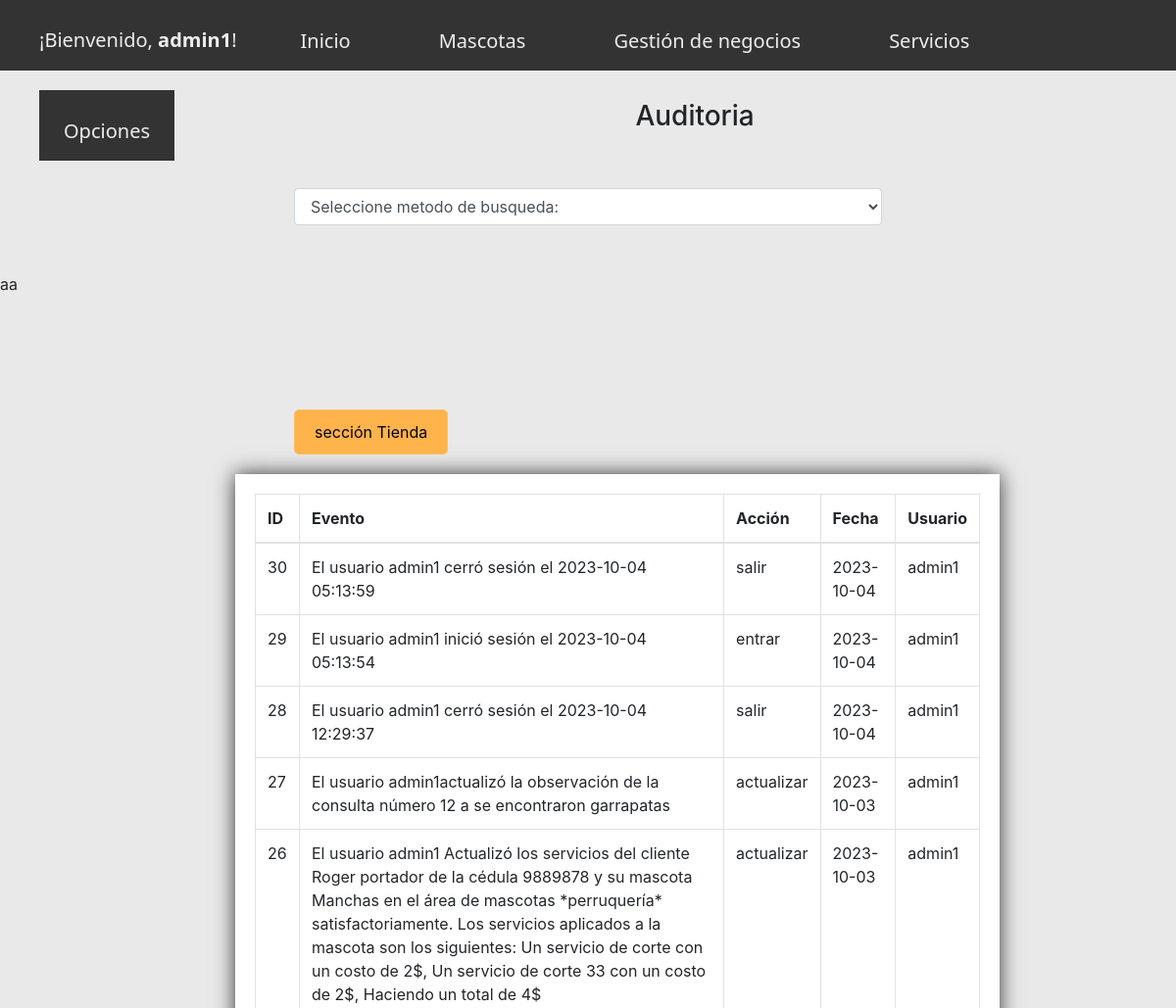
Page /Auditorias.php (signed in, upper part) on the earlier database version.
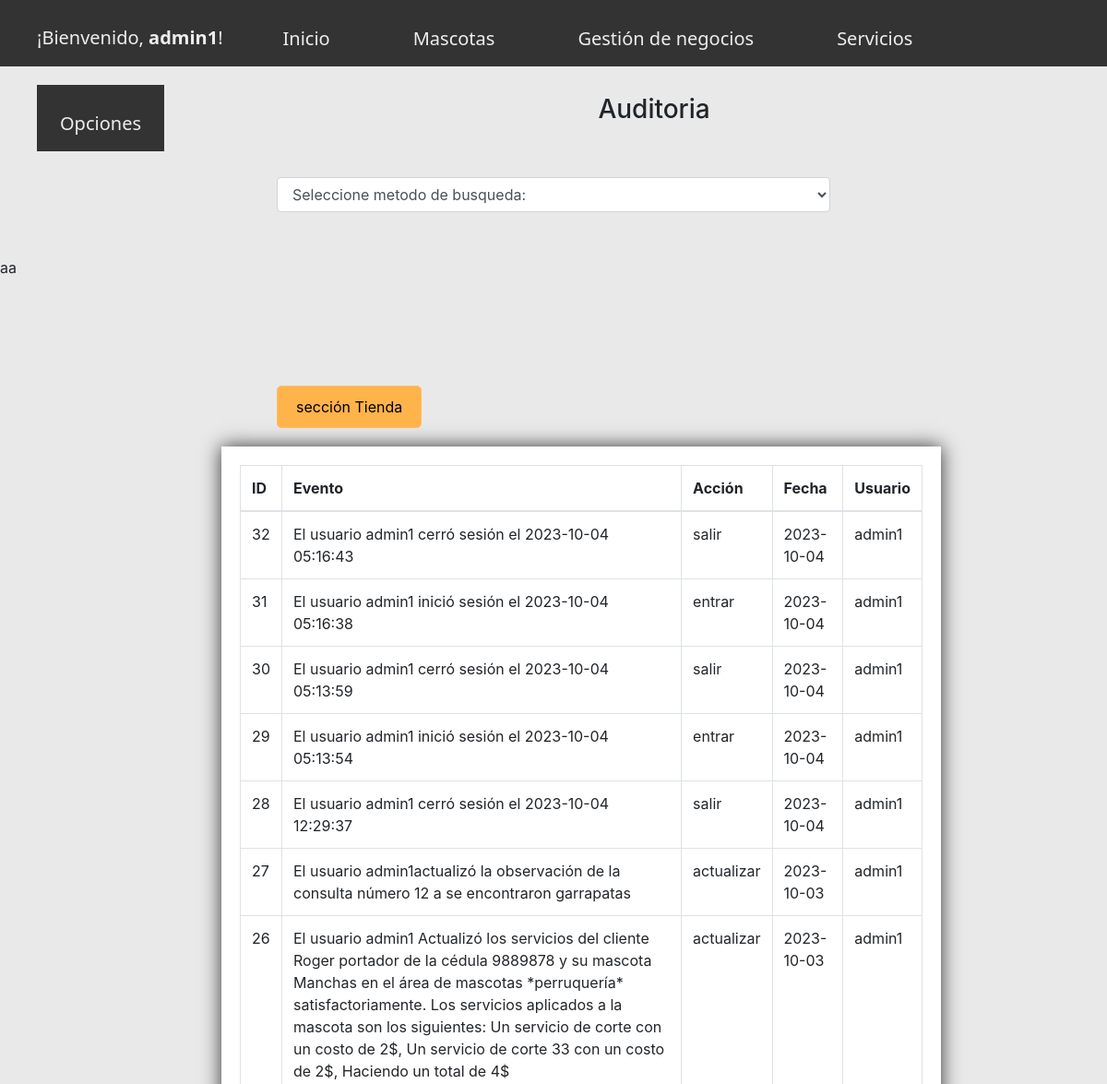
Same page on the later database version.
### tables this page shows
CREATE TABLE `auditoria` (
  `id` int(20) NOT NULL AUTO_INCREMENT,
  `descripcion` varchar(1000) NOT NULL,
  `evento` varchar(20) NOT NULL,
  `datetime` date NOT NULL,
  `user_res` varchar(20) NOT NULL,
  PRIMARY KEY (`id`)
);

### Auditorias.php (the view, shortened to what this page needs)
<?php
include "top.php";
$ver = new SelectDatos();
$conectar = $ver->Buscador();
	$sentencia_select=$conectar->prepare('SELECT *FROM auditoria ORDER BY id DESC');
	$sentencia_select->execute();
	$resultado=$sentencia_select->fetchAll();
 ?>
<!DOCTYPE html>
<html lang="es">
<head>
	<link rel="stylesheet" href="./css/bootstrap.css">
<link rel="stylesheet" href="./css/body.css">
<link rel="stylesheet" href="./css/top.css">
</head>
<body style="background-color: #e9e9e9">
	<div class="contenedor">
		<h3 class="centrado">Auditoria</h3>
		<div class="barra__buscador">
			<br>
			<br>
			<div class="centrado">
			<select class="form-control" style="margin-left: 25%; width: 50%" id="so" name="so" class="">
			<option value="0">Seleccione metodo de busqueda: </option>
		</select>
		<br>
		<br>
		</div>
		<div id="ShowOption">aa</div>
         <br>
		<br>
		 <br>
		<br>
<div class="jaula">
<a href="AuditoriaTienda.php" class="btn_a">sección Tienda</a>
</div>
<div class="container" style="width: 65%; margin-right: 100px; margin-left: 240px; margin-bottom: 100px; padding: 20px; background-color: #fff; text-shadow: 0 0 30px #fff;
			       box-shadow: 0 0 20px #333">
		<table class="table table-bordered" id="tabla_a">
			<thead>
			<tr class="head">
				<th class="formularioesp2">ID</th>
				<th class="formularioesp2">Evento</th>
				<th class="formularioesp2">Acción</th>
				<th class="formularioesp2">Fecha</th>
				<th class="formularioesp2">Usuario</th>
			</thead>
			<?php foreach($resultado as $fila):?>
				<tr >
					<td class="formularioesp"><?php echo $fila['id']; ?></td>
					<td class="formularioesp"><?php echo $fila['descripcion']; ?></td>
					<td class="formularioesp"><?php echo $fila['evento']; ?></td>
					<td class="formularioesp"><?php echo $fila['datetime']; ?></td>
					<td class="formularioesp"><?php echo $fila['user_res']; ?></td>
				</tr>
			<?php endforeach ?>
		</table>
	</div>
</div>
</body>
</html>

### top.php (shortened to what this page needs)
<?php require "confirm.php";
class anuncio
{
public function emitirAnuncio(){
  return "¡Bienvenido, <strong>".$_SESSION['username']."</strong>!";
  }
}
?>
<!DOCTYPE html>
<html>
<link rel="stylesheet"  type="text/css" href="./css/bootstrap.css">
<link rel="stylesheet"  type="text/css" href="./css/body.css">
<link rel="stylesheet"  type="text/css" href="./css/top.css">
<link rel="stylesheet" href="DataTables/DataTables-1.13.6/css/dataTables.bootstrap5.min.css">
  <link rel="stylesheet" href="DataTables/datatables.css" rel="stylesheet">
<head>
</head>
<body>
<ul class="menu-h">
<div class ="na">
	<li class="mp" style="text-decoration:none; font-family: Segoe UI; color: #eee; margin-top: 26px;">
    <?php $anuncio = new anuncio();
         echo $a = $anuncio->emitirAnuncio(); ?></a>
  </li>
<li class="mp"><a class="a" href="inicio.php" style="text-decoration:none;
                                                    font-family: Segoe UI;">Inicio</a>
</li>
<li class="mp"><a class="a" href="VerMascotas.php" style="text-decoration:none;
font-family: Segoe UI;">Mascotas</a>
</li>
<li class="mp"><a class="a" href="VerClientes.php" style="text-decoration:none; font-family: Segoe UI;">Gestión de negocios</a>
</li>
<li class="mp"><a class="a" href="VerConsultas.php" style="text-decoration:none; font-family: Segoe UI;">Servicios</a>
</li>
<li class="mp"><a class="a" href="Auditorias.php" style="text-decoration:none; font-family: Segoe UI;">Opciones</a>
</li>
<br>
<br>
<br>
</div>
</ul>
</body>
</html>

### css/body.css (style rules this page uses)
.centrado { text-align: center; }
.formularioesp { border: 1px solid #5c9b9c; margin-top: 5px; margin-bottom: 5px; }
.formularioesp2 { border: 1px solid black; margin-top: 5px; margin-bottom: 5px; }
.jaula { margin: 20px; margin-left: 300px; }

### css/top.css (style rules this page uses)
.menu-h { list-style: none; justify-content: space-around; background-color:#333; margin-bottom: 30px; }
.mp { float:left; margin-bottom: 20px; margin-right: 40px; color:black; font-family: Segoe UI; font-size: 20px; }
.a { outline: none; text-decoration: none; padding: 12px 25px 0; line-height: 3; display: inline-block; color: white; background-color: #eee; font-family: Product Sans; }
.a:link { outline: none; text-decoration: none; display: inline-block; color: #eee; }
.a:link, .a:visited, .a:focus { background: #333; color:#eee; }
.btn_a { display: inline-block; padding: 10px 20px; background-color: #ffb34b; color: black; text-align: center; font-size: 16px; border: none; border-radius: 5px; cursor: pointer; text-decoration: none; }
.btn_a:link { outline: none; text-decoration: none; display: inline-block; border: 1px solid #ffbe65 ; color: black; }
.btn_a:link, .btn_a:visited, .btn_a:focus { background: #ffb34b; border: 1px solid #ffbe65; color:black; }

### DataTables/datatables.css (style rules this page uses)
:root { --dt-row-selected: 13, 110, 253; --dt-row-selected-text: 255, 255, 255; --dt-row-selected-link: 9, 10, 11; --dt-row-stripe: 0, 0, 0; --dt-row-hover: 0, 0, 0; --dt-column-ordering: 0, 0, 0; --dt-html-background: white; }

Differences in the rows shown:
added auditoria: id "32", descripcion "El usuario admin1 cerró sesión el 2023-10-04 05:16:43", evento "salir", datetime "2023-10-04", user_res "admin1"
added auditoria: id "31", descripcion "El usuario admin1 inició sesión el 2023-10-04 05:16:38", evento "entrar", datetime "2023-10-04", user_res "admin1"
